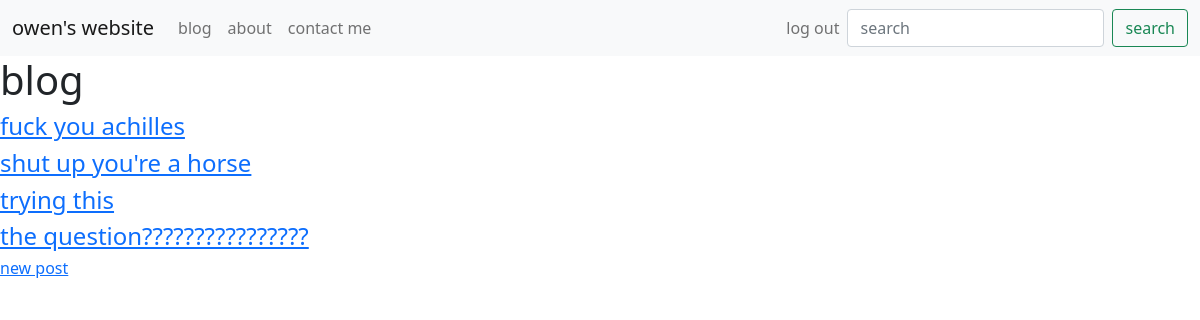
Page /blog/ (signed in) on the committed database.
### blog/models.py (models this page shows)
class BlogPost(models.Model):
    title = models.CharField(max_length=100)
    author = models.CharField(max_length=100)
    content = models.TextField()
    def get_absolute_url(self):
        return f'/blog/{self.id}'

### blog/views.py (the view)
# urls.py: path('', blog_list_view),
def blog_list_view(request):
    qs = BlogPost.objects.all()
    template_name = 'pages/blog_list.html'
    context = {'title': 'blog',
               'object_list': qs, }
    return render(request, template_name, context)

### blog/templates/pages/blog_list.html
{% extends 'base.html' %}
{% block content %}
<h1>{{ title }}</h1>
{% for object in object_list %}
  {% include 'pages/list-inline.html' with blog_post=object %}
{% endfor %}
<h6>
  <a href='new/'>new post</a>
</h6>
{% endblock %}

### blog/templates/pages/list-inline.html
<h4>
  <a href='{{ blog_post.get_absolute_url }}'>{{ blog_post.title }}</a>
</h4>

### rows in the picture
BlogPost: title "fuck you achilles"
BlogPost: title "shut up you're a horse"
BlogPost: title "trying this"
BlogPost: title "the question????????????????"

### other values in the picture
{{ title }} "blog"
